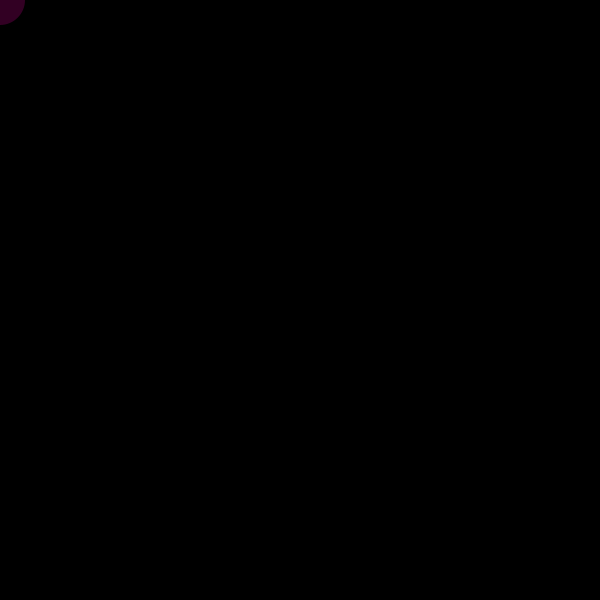
Frame 1 (no input)
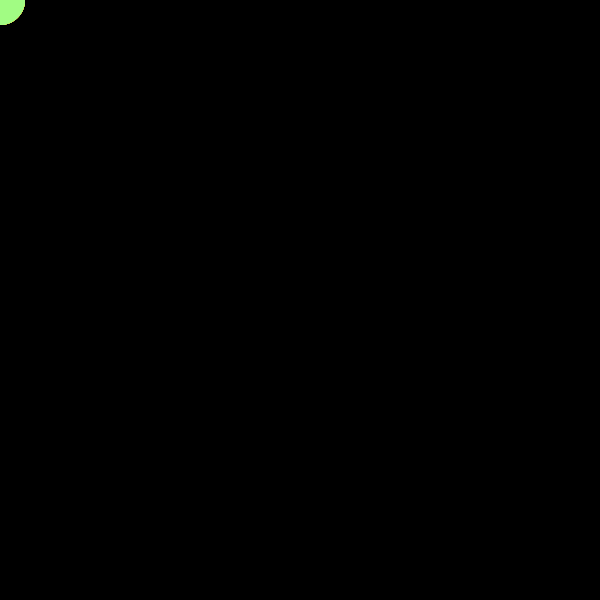
Frame 60 (the mouse pressed at the canvas centre just before this capture)
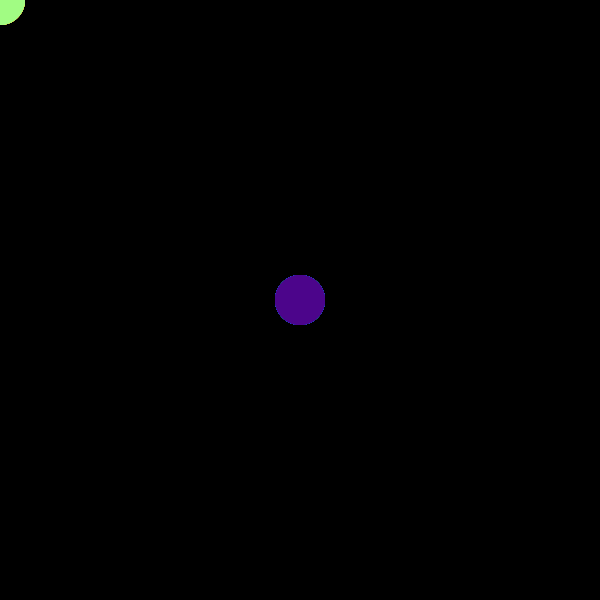
Frame 120 (the mouse held since frame 60 and released just before this capture)

The Processing sketch that drew these frames (run headless with seeded random() and noise(); from frame 60 on, the mouse is pressed at the canvas centre):

// Processing sketch: Exercise5
// ── Exercise5.pde
float x = 0;
color circleColor;
int counter = 0;

void setup() {
  size(600, 600);
  fill(255);
  background(0);
}
void draw() {
  if (counter%2 == 0) { //using modulo to switch between the two voids
    rainbowNS();
  } 
  
  else if (counter%2 == 1){
    rainbowStroke();
  }
}


void mouseClicked() {
  counter++; // add to the modulo counter every click
}

void rainbowNS() {
  float y = 127 + (sin(x) * 127); // several sine functions to offset the colors and 
  float z = 127 + (sin(x + 30) * 127); // create a looping rainbow gradient effect
  float w = 127 + (sin(x + 60) * 127);
  circleColor = color(int(y), int(z), int(w)); 
  x += 0.05;

  ellipseMode(CENTER);
  fill(circleColor, 100);
  noStroke();
  ellipse(mouseX, mouseY, 50, 50); // draws circle where the mouse is, but no stroke
}

void rainbowStroke() {  
  float y = 127 + (sin(x) * 127); // several sine functions to offset the colors and 
  float z = 127 + (sin(x + 30) * 127); // create a looping rainbow gradient effect
  float w = 127 + (sin(x + 60) * 127);
  circleColor = color(int(y), int(z), int(w)); 
  x += 0.05;

  ellipseMode(CENTER);
  fill(circleColor, 100);
  stroke(5);
  ellipse(mouseX, mouseY, 50, 50); // draws circle where the mouse is, but with stroke
  
}
